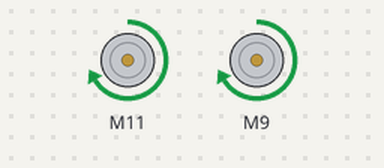
A sketch run on a simulated Arduino Uno, built with avr-gcc and run on an emulated ATmega328P. Shown: 2 × DC motor (green arrow = forward, orange = backward, longer = faster).

Above: at 0.5 s.
At 1.2 s:
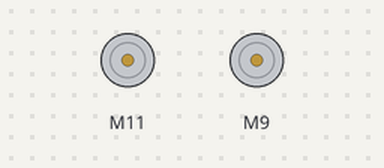
At 2.5 s:
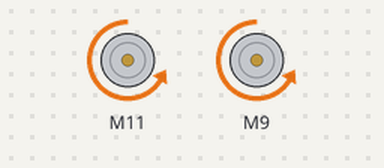
Timing chart, 0 to 5.2 s (numbered marks = the images above):
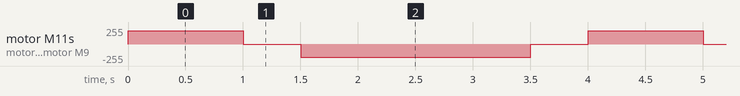

Measured:
- by itself, motor M11, motor M9: repeats every 4.0 s: stopped 0.50 s, backward 200/255 2.0 s, stopped 0.50 s, forward 200/255 1.0 s

The sketch:

pikaBot_sketch2.ino
```cpp
#include "CytronMotorDriver.h"

int main(){
  init();
  bool repeat = true;
  CytronMD moterLeft(PWM_PWM,11,10);
  CytronMD moterRight(PWM_PWM,9,3);

  while(repeat){
    moterLeft.setSpeed(200);
    moterRight.setSpeed(200);
    delay(1000);

    moterLeft.setSpeed(0);
    moterRight.setSpeed(0);
    delay(500);

    moterLeft.setSpeed(-200);
    moterRight.setSpeed(-200);
    delay(2000);

    moterLeft.setSpeed(0);
    moterRight.setSpeed(0);
    delay(500);
  }
}
```
